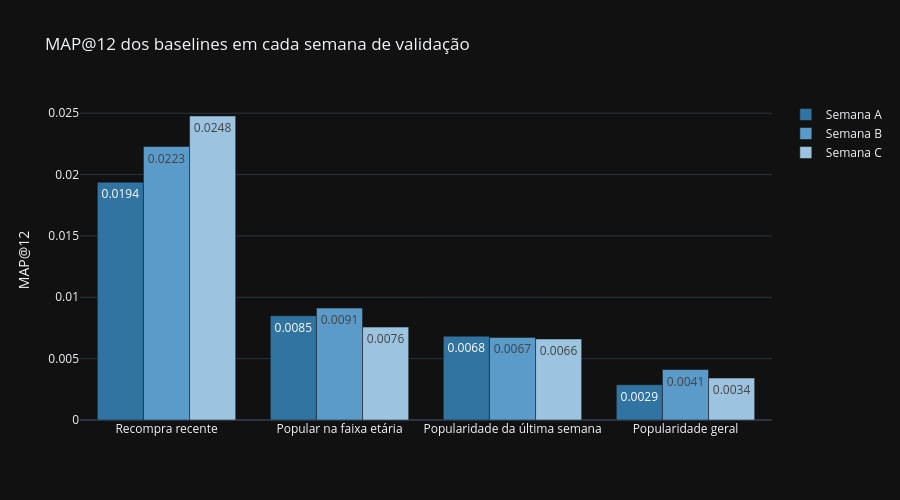

Notebook code for this chart:
### Code cell
fig = px.bar(
      resultados[['Semana A', 'Semana B', 'Semana C']].reset_index(names='baseline').melt(id_vars='baseline', var_name='semana', value_name='MAP@12')
    , x='baseline'
    , y='MAP@12'
    , color='semana'
    , barmode='group'
    , text_auto='.4f'
    , color_discrete_sequence=['#3274A1', '#5A9BC9', '#9CC3E0']
    , title='MAP@12 dos baselines em cada semana de validação'
)

fig.update_xaxes(title='')
fig.update_layout(legend_title='')
fig.show()

### Figure 1 — Plotly figure (JSON) as saved in the notebook; plotly's stock layout.template omitted (floating-point values rounded to 4 significant figures)
{"data": [{"alignmentgroup": "True", "hovertemplate": "semana=Semana A<br>baseline=%{x}<br>MAP@12=%{y}<extra></extra>", "legendgroup": "Semana A", "marker": {"color": "#3274A1", "pattern": {"shape": ""}}, "name": "Semana A", "offsetgroup": "Semana A", "orientation": "v", "showlegend": true, "textposition": "auto", "texttemplate": "%{y:.4f}", "type": "bar", "x": ["Recompra recente", "Popular na faixa etária", "Popularidade da última semana", "Popularidade geral"], "xaxis": "x", "y": [0.01938, 0.008503, 0.006828, 0.002872], "yaxis": "y"}, {"alignmentgroup": "True", "hovertemplate": "semana=Semana B<br>baseline=%{x}<br>MAP@12=%{y}<extra></extra>", "legendgroup": "Semana B", "marker": {"color": "#5A9BC9", "pattern": {"shape": ""}}, "name": "Semana B", "offsetgroup": "Semana B", "orientation": "v", "showlegend": true, "textposition": "auto", "texttemplate": "%{y:.4f}", "type": "bar", "x": ["Recompra recente", "Popular na faixa etária", "Popularidade da última semana", "Popularidade geral"], "xaxis": "x", "y": [0.02228, 0.00912, 0.006732, 0.00411], "yaxis": "y"}, {"alignmentgroup": "True", "hovertemplate": "semana=Semana C<br>baseline=%{x}<br>MAP@12=%{y}<extra></extra>", "legendgroup": "Semana C", "marker": {"color": "#9CC3E0", "pattern": {"shape": ""}}, "name": "Semana C", "offsetgroup": "Semana C", "orientation": "v", "showlegend": true, "textposition": "auto", "texttemplate": "%{y:.4f}", "type": "bar", "x": ["Recompra recente", "Popular na faixa etária", "Popularidade da última semana", "Popularidade geral"], "xaxis": "x", "y": [0.02477, 0.007572, 0.006604, 0.00342], "yaxis": "y"}], "layout": {"barmode": "group", "height": 500, "legend": {"title": {"text": ""}, "tracegroupgap": 0}, "title": {"text": "MAP@12 dos baselines em cada semana de validação"}, "xaxis": {"anchor": "y", "domain": [0, 1], "title": {"text": ""}}, "yaxis": {"anchor": "x", "domain": [0, 1], "title": {"text": "MAP@12"}}}}
